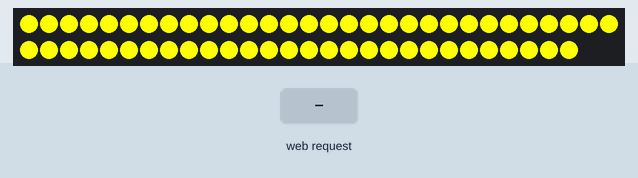
Simulated run of this sketch. Board: ESP32. Parts: 58 RGB LEDs in strip order, left to right, continuing on the next row. Inputs (shaded band) come from the test bench. Random numbers use the default seed unless the sketch sets one.

Above: at 3.3 s.
3.4 s: HTTP request GET /preset?val=1 received
At 3.55 s:
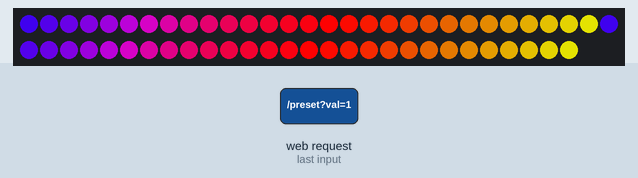
5.8 s: HTTP request GET /color?t=1 received
At 5.95 s:
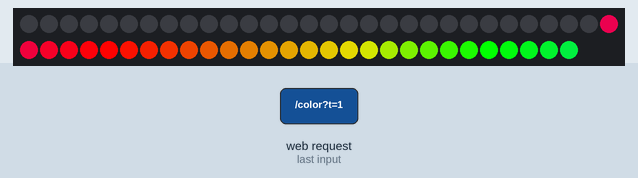
8.2 s: HTTP request GET /preset?t=1 received
At 8.37 s:
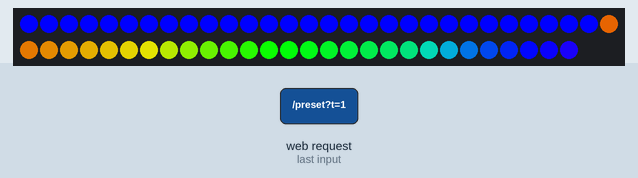
11.2 s: HTTP request GET /speed?t=120&m=120&val=120 received
At 11.38 s:
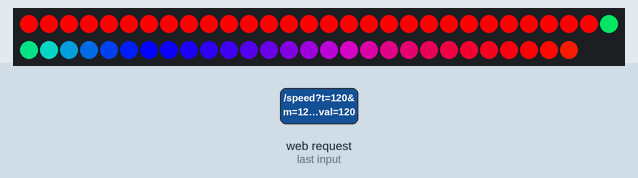
14.2 s: HTTP request GET /speed?t=1&m=1&val=1 received
At 14.39 s:
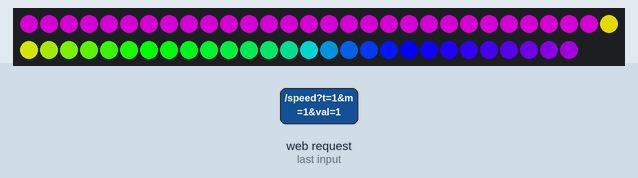
16.4 s: HTTP request GET /mode?t=1 received
At 16.73 s:
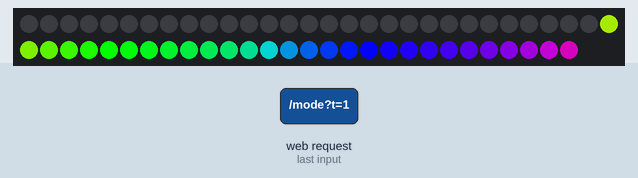

The sketch:

5.0.0.ino
```cpp
#include <WiFi.h>
#include <WebServer.h>
#include <FastLED.h>

// ================= 設定區 =================
const char* ap_ssid     = "My_Light_Stick";
const char* ap_password = "88888888";

// [單腳位接線] 請將燈條訊號接到 GPIO 4
#define LED_PIN     4
#define NUM_LEDS    58      // 總燈數
#define HALF_LEDS   29       // 單邊燈數 (0-59 為上端, 60-119 為下端)
#define LED_TYPE    WS2812B
#define COLOR_ORDER GRB
// =========================================

CRGB leds[NUM_LEDS];
WebServer server(80);

// --- 系統變數 ---
uint8_t effectSpeed = 30;

// --- 狀態變數 ---
int modeA = 1; int modeB = 1;
int presetA = 0; int presetB = 0;

CRGB colorA = CRGB::Red;
CRGB colorB = CRGB::Blue;
uint8_t briA = 255;
uint8_t briB = 255;

CRGB myColors[6] = {CRGB::Red, CRGB::Yellow, CRGB::Green, CRGB::Blue, CRGB::Purple, CRGB::White};

const char index_html[] PROGMEM = R"rawliteral(
<!DOCTYPE HTML><html>
<head>
  <meta name="viewport" content="width=device-width, initial-scale=1, user-scalable=no">
  <meta charset="UTF-8">
  <title>光棍控制台</title>
  <style>
    body { font-family: 'Verdana', sans-serif; background-color: #000; color: white; text-align: center; margin: 0; padding: 10px; user-select: none; touch-action: none; }
    .stick-container { display: flex; flex-direction: column; align-items: center; margin: 10px 0; gap: 4px; }
    .stick-part { width: 80px; height: 100px; background: #222; border: 2px solid #555; display: flex; align-items: center; justify-content: center; font-size: 16px; color: #fff; font-weight: bold; transition: background 0.1s; }
    #preview-top { border-radius: 15px 15px 0 0; border-bottom: none; }
    #preview-btm { border-radius: 0 0 15px 15px; border-top: none; }
    .panel { background: #151515; padding: 15px; border-radius: 15px; margin-bottom: 15px; border: 1px solid #333; }
    .btn-group { display: flex; gap: 5px; margin-bottom: 10px; }
    .btn { flex: 1; padding: 12px; background: #333; border: 2px solid #444; color: #aaa; border-radius: 8px; cursor: pointer; font-weight: bold; font-size: 14px; }
    .btn.active { border-color: #00e5ff; color: #000; background: #00e5ff; box-shadow: 0 0 10px #00e5ff; }
    .btn-mode.active { border-color: #ff9800; color: #000; background: #ff9800; box-shadow: 0 0 10px #ff9800; }
    .hidden { display: none; }
    select { width: 100%; padding: 12px; margin-bottom: 15px; background-color: #222; color: #fff; border: 2px solid #ff9800; border-radius: 8px; font-size: 16px; text-align: center; appearance: none; }
    optgroup { background-color: #444; color: #bbb; font-style: italic; }
    option { background-color: #222; color: #fff; font-style: normal; }
    .quick-grid { display: grid; grid-template-columns: 1fr 1fr 1fr 1fr; gap: 8px; margin-bottom: 15px; }
    .q-btn { height: 50px; border-radius: 8px; border: 2px solid #444; cursor: pointer; box-shadow: 0 2px 5px rgba(0,0,0,0.5); }
    .q-btn:active { transform: scale(0.95); border-color: white; }
    .wheel-container { position: relative; width: 280px; height: 280px; margin: 0 auto 15px auto; }
    canvas { width: 100%; height: 100%; cursor: crosshair; border-radius: 50%; box-shadow: 0 0 20px rgba(255,255,255,0.1); }
    .row { display: flex; align-items: center; gap: 10px; margin: 15px 0; justify-content: space-between; }
    input[type=range] { flex-grow: 1; height: 10px; border-radius: 5px; background: #444; outline: none; -webkit-appearance: none; }
    input[type=range]::-webkit-slider-thumb { -webkit-appearance: none; width: 26px; height: 26px; border-radius: 50%; background: #fff; border: 2px solid #000; }
    .btn-off { width: 100%; padding: 15px; background: #222; border: 2px solid #ff4444; color: #ff4444; border-radius: 10px; font-size: 18px; font-weight: bold; margin-top: 10px; }
  </style>
</head>
<body>
  <div class="stick-container"><div id="preview-top" class="stick-part">TOP</div><div id="preview-btm" class="stick-part">BTM</div></div>
  <div class="btn-group"><button id="btn-sync" class="btn active" onclick="setTarget(0)">全合 SYNC</button><button id="btn-top" class="btn" onclick="setTarget(1)">上端 TOP</button><button id="btn-btm" class="btn" onclick="setTarget(2)">下端 BTM</button></div>
  <div class="panel">
    <div class="btn-group"><button id="mode-static" class="btn btn-mode" onclick="switchMode(0)">🔵 靜態/跳色</button><button id="mode-effect" class="btn btn-mode" onclick="switchMode(1)">🎨 特效庫</button></div>
    <div id="ui-effect" class="hidden">
      <select id="presetSelect" onchange="setPreset(this.value)">
        <optgroup label="--- 標準特效 ---">
          <option value="0">🔄 6色輪替 (Slow)</option>
          <option value="1">🌈 七彩漸變 (Smooth)</option>
          <option value="2">🫁 單色呼吸 (Breathe)</option>
          <option value="3">⚡ 七彩快閃 (Jump)</option>
          <option value="4">🚓 警車閃爍 (Police)</option>
          <option value="5">🔥 火焰 (Fire)</option>
        </optgroup>
        <optgroup label="--- 🌀 旋轉特效 (POV) ---">
          <option value="6">🌀 虛線光環 (Strobe)</option>
          <option value="7">💈 紅白分段 (Segment)</option>
          <option value="8">🌈 漸層光帶 (Hyper)</option>
          <option value="9">✨ 碎形星塵 (Dot)</option>
        </optgroup>
      </select>
      <div class="row"><span>⚡ 速度/寬度</span><input type="range" min="1" max="255" value="30" oninput="setSpeed(this.value)"></div>
    </div>
    <div id="ui-static" class="hidden">
      <div class="quick-grid">
        <div class="q-btn" style="background:#ff0000" onclick="quickJump('#ff0000')"></div><div class="q-btn" style="background:#ffaa00" onclick="quickJump('#ffaa00')"></div><div class="q-btn" style="background:#ffff00" onclick="quickJump('#ffff00')"></div><div class="q-btn" style="background:#00ff00" onclick="quickJump('#00ff00')"></div><div class="q-btn" style="background:#00ffff" onclick="quickJump('#00ffff')"></div><div class="q-btn" style="background:#0000ff" onclick="quickJump('#0000ff')"></div><div class="q-btn" style="background:#800080" onclick="quickJump('#800080')"></div><div class="q-btn" style="background:#ffffff" onclick="quickJump('#ffffff')"></div>
      </div>
      <div class="wheel-container"><canvas id="colorWheel"></canvas></div>
    </div>
    <div class="row"><span>☀ 亮度</span><input type="range" id="bri-slider" min="0" max="255" value="255" oninput="setBri(this.value)"></div>
  </div>
  <button class="btn-off" onclick="turnOff()">關閉電源 OFF</button>
  <script>
    var t=0; var s={mA:1,cA:'#ff0000',pA:0,bA:255,mB:1,cB:'#0000ff',pB:0,bB:255};
    var cv=document.getElementById('colorWheel'), ctx=cv.getContext('2d'), sz=280, cx=140, cy=140, drag=false, ls=0;
    cv.width=sz; cv.height=sz;
    function dW(){for(var a=0;a<360;a++){var sa=(a-2)*Math.PI/180,ea=(a+2)*Math.PI/180;ctx.beginPath();ctx.moveTo(cx,cy);ctx.arc(cx,cy,140,sa,ea);ctx.closePath();ctx.fillStyle='hsl('+a+',100%,50%)';ctx.fill();}var g=ctx.createRadialGradient(cx,cy,0,cx,cy,140);g.addColorStop(0,'white');g.addColorStop(1,'transparent');ctx.fillStyle=g;ctx.beginPath();ctx.arc(cx,cy,140,0,2*Math.PI);ctx.fill();}
    function pC(e){var r=cv.getBoundingClientRect(),x=(e.touches?e.touches[0].clientX:e.clientX)-r.left,y=(e.touches?e.touches[0].clientY:e.clientY)-r.top;x*=cv.width/r.width;y*=cv.height/r.height;var p=ctx.getImageData(x,y,1,1).data;if(p[3]<200)return;var h="#"+((1<<24)+(p[0]<<16)+(p[1]<<8)+p[2]).toString(16).slice(1);var n=Date.now();if(n-ls>50){setColor(h);ls=n;}}
    dW(); cv.addEventListener('mousedown',function(e){drag=true;pC(e);}); cv.addEventListener('mousemove',function(e){if(drag)pC(e);}); cv.addEventListener('mouseup',function(){drag=false;}); cv.addEventListener('touchstart',function(e){drag=true;pC(e);e.preventDefault();},{passive:false}); cv.addEventListener('touchmove',function(e){if(drag)pC(e);e.preventDefault();},{passive:false});
    window.onload=rUI;
    function setTarget(v){t=v;document.querySelectorAll('.btn').forEach(b=>{if(!b.classList.contains('btn-mode'))b.classList.remove('active')});if(t==0)document.getElementById('btn-sync').classList.add('active');if(t==1)document.getElementById('btn-top').classList.add('active');if(t==2)document.getElementById('btn-btm').classList.add('active');rUI();}
    function switchMode(m){if(t==0){s.mA=m;s.mB=m;}else if(t==1)s.mA=m;else if(t==2)s.mB=m;rUI();fetch("/mode?t="+t+"&m="+m);}
    function rUI(){var cM=(t==2)?s.mB:s.mA, cB=(t==2)?s.bB:s.bA, cP=(t==2)?s.pB:s.pA;
      document.getElementById('mode-static').className=(cM==0)?'btn btn-mode active':'btn btn-mode';
      document.getElementById('mode-effect').className=(cM==1)?'btn btn-mode active':'btn btn-mode';
      document.getElementById('ui-static').style.display=(cM==0)?'block':'none';
      document.getElementById('ui-effect').style.display=(cM==1)?'block':'none';
      document.getElementById('presetSelect').value=cP; document.getElementById('bri-slider').value=cB; uP();}
    function quickJump(h){switchMode(0);setColor(h);}
    function setPreset(v){if(t==0){s.pA=v;s.pB=v;}else if(t==1)s.pA=v;else if(t==2)s.pB=v;fetch("/preset?t="+t+"&val="+v);}
    function setColor(h){if(t==0){s.cA=h;s.cB=h;}else if(t==1)s.cA=h;else if(t==2)s.cB=h;uP();var r=parseInt(h.slice(1,3),16),g=parseInt(h.slice(3,5),16),b=parseInt(h.slice(5,7),16);fetch("/color?t="+t+"&r="+r+"&g="+g+"&b="+b);}
    function setSpeed(v){fetch("/speed?val="+v);}
    function setBri(v){if(t==0){s.bA=v;s.bB=v;}else if(t==1)s.bA=v;else if(t==2)s.bB=v;fetch("/bri?t="+t+"&val="+v);}
    function turnOff(){fetch("/off");s.mA=0;s.mB=0;s.cA='#000000';s.cB='#000000';rUI();}
    function uP(){var top=document.getElementById('preview-top'),btm=document.getElementById('preview-btm');top.style.background=(s.mA==0)?s.cA:'#333';btm.style.background=(s.mB==0)?s.cB:'#333';top.innerText=(s.mA==1)?"FX":"TOP";btm.innerText=(s.mB==1)?"FX":"BTM";top.style.opacity=s.bA/255;btm.style.opacity=s.bB/255;}
  </script>
</body>
</html>
)rawliteral";

void runEffect(int start, int len, int presetID, CRGB baseColor) {
  uint8_t beat = beat8(effectSpeed);
  switch(presetID) {
    // 標準特效
    case 0: { unsigned long interval = 3000 - (effectSpeed * 10); if(interval < 50) interval = 50; int idx = (millis() / interval) % 6; fill_solid(leds + start, len, myColors[idx]); } break;
    case 1: fill_rainbow(leds + start, len, beat, 5); break;
    case 2: { uint8_t b = cubicwave8(beat8(effectSpeed)); fill_solid(leds + start, len, baseColor); for(int i=0; i<len; i++) leds[start+i].nscale8(b); } break;
    case 3: fill_solid(leds + start, len, CHSV((beat/42)*42, 255, 255)); break;
    case 4: { int blink = (millis() / (3000 / (effectSpeed+1))) % 2; fill_solid(leds + start, len, blink ? CRGB::Red : CRGB::Blue); } break;
    case 5: for(int i = 0; i < len; i++) leds[start + i] = CHSV(0 + random8(40), 255, random8(150, 255)); break;

    // POV 旋轉特效 (加回來了!)
    case 6: if ( (millis() % (105 - effectSpeed/3)) < 15 ) fill_solid(leds + start, len, CRGB::White); else fill_solid(leds + start, len, CRGB::Black); break;
    case 7: if ( (millis() / (105 - effectSpeed/3)) % 2 == 0 ) fill_solid(leds + start, len, CRGB::Red); else fill_solid(leds + start, len, CRGB::White); break;
    case 8: fill_rainbow(leds + start, len, millis(), 10); break;
    case 9: fill_solid(leds + start, len, CRGB::Black); if(random8() < 50) leds[start + random16(len)] = CHSV(random8(), 255, 255); break;
  }
}

void setup() {
  Serial.begin(115200);
  delay(100);

  // [單腳位初始化] 接 GPIO 4，控制 120 顆燈
  FastLED.addLeds<LED_TYPE, LED_PIN, COLOR_ORDER>(leds, NUM_LEDS);
  FastLED.setBrightness(255);
  fill_solid(leds, NUM_LEDS, CRGB::Black);
  FastLED.show();

  WiFi.mode(WIFI_AP);
  WiFi.setTxPower(WIFI_POWER_11dBm);
  WiFi.softAP(ap_ssid, ap_password);

  server.on("/", []() { server.send(200, "text/html", index_html); });
  server.on("/mode", []() { int t=server.arg("t").toInt(); int m=server.arg("m").toInt(); if(t==0){modeA=m;modeB=m;}else if(t==1)modeA=m;else if(t==2)modeB=m; server.send(200,"text/plain","OK"); });
  server.on("/preset", []() { int t=server.arg("t").toInt(); int v=server.arg("val").toInt(); if(t==0){presetA=v;presetB=v;modeA=1;modeB=1;}else if(t==1){presetA=v;modeA=1;}else if(t==2){presetB=v;modeB=1;} server.send(200,"text/plain","OK"); });
  server.on("/color", []() { int t=server.arg("t").toInt(); int r=server.arg("r").toInt(); int g=server.arg("g").toInt(); int b=server.arg("b").toInt(); CRGB c=CRGB(r,g,b); if(t==0){colorA=c;colorB=c;modeA=0;modeB=0;}else if(t==1){colorA=c;modeA=0;}else if(t==2){colorB=c;modeB=0;} server.send(200,"text/plain","OK"); });
  server.on("/speed", []() { effectSpeed=server.arg("val").toInt(); server.send(200,"text/plain","OK"); });
  server.on("/bri", []() { int t=server.arg("t").toInt(); int v=server.arg("val").toInt(); if(t==0){briA=v;briB=v;}else if(t==1)briA=v;else if(t==2)briB=v; server.send(200,"text/plain","OK"); });
  server.on("/off", []() { modeA=0;modeB=0;colorA=CRGB::Black;colorB=CRGB::Black; server.send(200,"text/plain","OK"); });

  server.begin();
}

void loop() {
  server.handleClient();

  if(modeA == 0) fill_solid(leds, HALF_LEDS, colorA); else runEffect(0, HALF_LEDS, presetA, colorA);
  if(modeB == 0) fill_solid(leds + HALF_LEDS, HALF_LEDS, colorB); else runEffect(HALF_LEDS, HALF_LEDS, presetB, colorB);

  for(int i=0; i<HALF_LEDS; i++) leds[i].nscale8(briA);
  for(int i=HALF_LEDS; i<NUM_LEDS; i++) leds[i].nscale8(briB);

  FastLED.show();
  delay(1);
}
```
